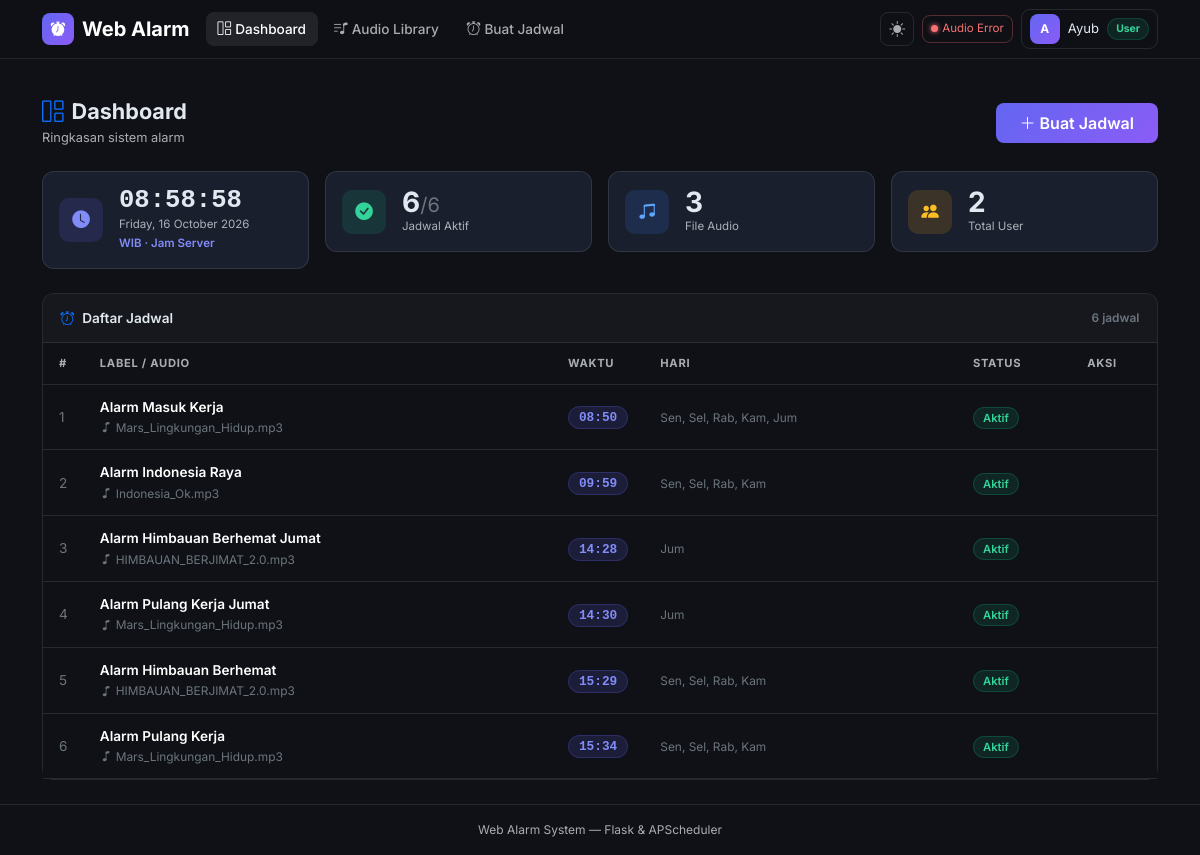
/ (signed in), run on the app's committed database.
### models.py (models this page shows, shortened)
class User(UserMixin, db.Model):
    __tablename__ = 'users'
    id = db.Column(db.Integer, primary_key=True)
    name = db.Column(db.String(120), nullable=False)
    email = db.Column(db.String(120), unique=True, nullable=False)
    password_hash = db.Column(db.String(256), nullable=False)
    role = db.Column(db.String(20), default='user', nullable=False)
    is_active = db.Column(db.Boolean, default=True, nullable=False)
    created_at = db.Column(db.DateTime, default=datetime.utcnow, nullable=False)
    audios = db.relationship('Audio', backref='uploader', lazy=True)

class Schedule(db.Model):
    __tablename__ = 'schedules'
    id = db.Column(db.Integer, primary_key=True)
    label = db.Column(db.String(120), nullable=True)
    audio_id = db.Column(db.Integer, db.ForeignKey('audios.id'), nullable=False)
    time_hour = db.Column(db.Integer, nullable=False)
    time_minute = db.Column(db.Integer, nullable=False)
    days_of_week = db.Column(db.String(20), nullable=False)
    is_active = db.Column(db.Boolean, default=True, nullable=False)
    created_by = db.Column(db.Integer, db.ForeignKey('users.id'), nullable=True)
    created_at = db.Column(db.DateTime, default=datetime.utcnow, nullable=False)
    creator = db.relationship('User', foreign_keys=[created_by], backref='schedules')
    def days_list(self):
        return [int(d) for d in self.days_of_week.split(',') if d.strip()]
    def days_display(self):
        day_names = ['Sen', 'Sel', 'Rab', 'Kam', 'Jum', 'Sab', 'Min']
        return ', '.join(day_names[d] for d in self.days_list())
    def time_display(self):
        return f'{self.time_hour:02d}:{self.time_minute:02d}'

class Audio(db.Model):
    __tablename__ = 'audios'
    id = db.Column(db.Integer, primary_key=True)
    filename = db.Column(db.String(256), nullable=False)
    original_name = db.Column(db.String(256), nullable=False)
    filepath = db.Column(db.String(512), nullable=False)
    uploaded_by = db.Column(db.Integer, db.ForeignKey('users.id'), nullable=False)
    uploaded_at = db.Column(db.DateTime, default=datetime.utcnow, nullable=False)
    schedules = db.relationship('Schedule', backref='audio', lazy=True)

### app.py (the view)
@app.route('/')
@login_required
def index():
    schedules = Schedule.query.order_by(Schedule.time_hour, Schedule.time_minute).all()
    total = Schedule.query.count()
    active = Schedule.query.filter_by(is_active=True).count()
    audio_count = Audio.query.count()
    user_count = User.query.count()
    return render_template('index.html', schedules=schedules,
                           total=total, active_count=active,
                           audio_count=audio_count, user_count=user_count)

### app.py (called while the page is built)
@login_manager.user_loader
def load_user(user_id):
    return db.session.get(User, int(user_id))

def is_admin():
    return current_user.is_authenticated and current_user.role == 'admin'

### templates/index.html (shortened to what this page needs)
{% extends "base.html" %}
{% block content %}
<div class="d-flex align-items-center justify-content-between flex-wrap gap-2 mb-4">
  <div>
    <h1 class="pg-title"><i class="bi bi-grid-1x2 me-2 text-primary"></i>Dashboard</h1>
    <p class="pg-sub mb-0">Ringkasan sistem alarm</p>
  </div>
  <a href="{{ url_for('new_schedule') }}" class="btn btn-grad px-4 py-2">
    <i class="bi bi-plus-lg me-1"></i>Buat Jadwal
  </a>
</div>
<div class="row g-3 mb-4">
  <div class="col-12 col-sm-6 col-xl-3">
    <div class="stat-card p-3">
      <div class="d-flex align-items-center gap-3">
        <div class="stat-icon si-indigo"><i class="bi bi-clock-fill"></i></div>
        <div>
          <div id="clockTime"
               class="fw-bold"
               style="font-size:1.6rem;font-family:monospace;line-height:1">
          </div>
          <div id="clockDate" class="stat-lbl">Memuat…</div>
          <div class="stat-lbl" style="color:#818cf8;font-weight:600">WIB · Jam Server</div>
        </div>
      </div>
    </div>
  </div>
  <div class="col-6 col-sm-3 col-xl-3">
    <div class="stat-card p-3">
      <div class="d-flex align-items-center gap-3">
        <div class="stat-icon si-green"><i class="bi bi-check-circle-fill"></i></div>
        <div>
          <div class="stat-val">
            {{ active_count }}<span class="fs-5 fw-normal text-secondary">/{{ total }}</span>
          </div>
          <div class="stat-lbl">Jadwal Aktif</div>
        </div>
      </div>
    </div>
  </div>
  <div class="col-6 col-sm-3 col-xl-3">
    <div class="stat-card p-3">
      <div class="d-flex align-items-center gap-3">
        <div class="stat-icon si-blue"><i class="bi bi-music-note-beamed"></i></div>
        <div>
          <div class="stat-val">{{ audio_count }}</div>
          <div class="stat-lbl">File Audio</div>
        </div>
      </div>
    </div>
  </div>
  <div class="col-6 col-sm-3 col-xl-3">
    <div class="stat-card p-3">
      <div class="d-flex align-items-center gap-3">
        <div class="stat-icon si-yellow"><i class="bi bi-people-fill"></i></div>
        <div>
          <div class="stat-val">{{ user_count }}</div>
          <div class="stat-lbl">Total User</div>
        </div>
      </div>
    </div>
  </div>
</div>
<div class="card">
  <div class="card-header d-flex align-items-center justify-content-between">
    <span><i class="bi bi-alarm me-2 text-primary"></i>Daftar Jadwal</span>
    <small class="text-secondary">{{ total }} jadwal</small>
  </div>
  {% if schedules %}
  <div class="tbl-responsive">
    <table class="table table-hover mb-0">
      <thead>
        <tr>
          <th style="width:40px">#</th>
          <th>Label / Audio</th>
          <th style="width:90px">Waktu</th>
          <th class="d-none d-md-table-cell">Hari</th>
          <th style="width:90px">Status</th>
          <th class="text-center" style="width:110px">Aksi</th>
        </tr>
      </thead>
      <tbody>
        {% for s in schedules %}
        <tr>
          <td class="text-secondary">{{ loop.index }}</td>
          <td>
            <div class="fw-semibold">{{ s.label or s.audio.original_name }}</div>
            {% if s.label %}
            <small class="text-secondary">
              <i class="bi bi-music-note me-1"></i>{{ s.audio.original_name }}
            </small>
            {% endif %}
          </td>
          <td><span class="badge-time">{{ s.time_display() }}</span></td>
          <td class="d-none d-md-table-cell">
            <small class="text-secondary">{{ s.days_display() }}</small>
          </td>
          <td>
            {% if s.is_active %}
              <span class="badge-on">Aktif</span>
            {% else %}
              <span class="badge-off">Nonaktif</span>
            {% endif %}
          </td>
          <td>
          </td>
        </tr>
        {% endfor %}
      </tbody>
    </table>
  </div>
  {% endif %}
</div>
{% endblock %}

### templates/base.html (shortened to what this page needs)
<!DOCTYPE html>
<html lang="id" data-bs-theme="dark">
<head>
  <link href="https://cdn.jsdelivr.net/npm/bootstrap@5.3.3/dist/css/bootstrap.min.css"
        rel="stylesheet"/>
  <link href="https://cdn.jsdelivr.net/npm/bootstrap-icons@1.11.3/font/bootstrap-icons.min.css"
        rel="stylesheet"/>
</head>
<body>
<nav class="navbar navbar-expand-lg sticky-top navbar-main">
  <div class="container-xl">
    <a class="navbar-brand d-flex align-items-center gap-2 fw-bold" href="{{ url_for('index') }}">
      <span class="navbar-brand-icon"><i class="bi bi-alarm-fill"></i></span>
      Web Alarm
    </a>
    <div class="collapse navbar-collapse" id="mainNav">
      <ul class="navbar-nav me-auto gap-1 mt-2 mt-lg-0">
        {% if current_user.is_authenticated %}
          <li class="nav-item">
            <a class="nav-link {% if request.endpoint == 'index' %}active{% endif %}"
               href="{{ url_for('index') }}">
              <i class="bi bi-grid-1x2 me-1"></i>Dashboard
            </a>
          </li>
          <li class="nav-item">
            <a class="nav-link {% if request.endpoint == 'audios' %}active{% endif %}"
               href="{{ url_for('audios') }}">
              <i class="bi bi-music-note-list me-1"></i>Audio Library
            </a>
          </li>
          <li class="nav-item">
            <a class="nav-link {% if request.endpoint in ['new_schedule','edit_schedule'] %}active{% endif %}"
               href="{{ url_for('new_schedule') }}">
              <i class="bi bi-alarm me-1"></i>Buat Jadwal
            </a>
          </li>
        {% endif %}
      </ul>
      <div class="d-flex align-items-center gap-2 mt-2 mt-lg-0">
        <button id="themeToggle" type="button" title="Toggle tema"
                onclick="toggleTheme()" class="d-none d-lg-flex">
          <i class="bi bi-sun-fill" id="themeIcon"></i>
        </button>
        {% if current_user.is_authenticated %}
        <div id="audioHealthBadge"
             class="d-none d-lg-flex align-items-center gap-1 px-2 py-1"
             style="border-radius:8px;border:1px solid var(--bs-border-color);
                    font-size:.72rem;cursor:pointer;transition:all .2s"
             onclick="triggerAudioRepair(this)"
             title="Status koneksi audio hardware">
          <span id="audioHealthDot"
                style="width:7px;height:7px;border-radius:50%;
                       background:#6c757d;display:inline-block;
                       transition:background .3s"></span>
          <span id="audioHealthText" style="color:var(--bs-secondary-color)">Audio…</span>
        </div>
        {% endif %}
        {% if current_user.is_authenticated %}
          <div class="dropdown">
            <button class="btn btn-sm d-flex align-items-center gap-2 px-2 py-1"
                    style="border:1px solid var(--bs-border-color);border-radius:9px;
                           background:transparent;color:var(--bs-body-color)"
                    data-bs-toggle="dropdown" aria-expanded="false">
              <span class="user-av">{{ current_user.name[0]|upper }}</span>
              <span class="d-none d-sm-inline fw-500" style="font-size:.82rem">
                {{ current_user.name.split()[0] }}
              </span>
              <span class="{% if is_admin() %}badge-admin{% else %}badge-user{% endif %}">
                {{ 'Admin' if is_admin() else 'User' }}
              </span>
            </button>
          </div>
        {% else %}
          <a href="{{ url_for('login') }}" class="btn btn-sm btn-outline-secondary px-3">Login</a>
          <a href="{{ url_for('register') }}" class="btn btn-sm btn-grad px-3">Daftar</a>
        {% endif %}
      </div>
    </div>
  </div>
</nav>
<div class="container-xl pt-3">
</div>
<main class="container-xl py-4">
  {% block content %}{% endblock %}
</main>
<footer class="border-top py-3">
  <div class="container-xl text-center" style="font-size:.75rem;color:var(--bs-secondary-color)">
    Web Alarm System &mdash; Flask &amp; APScheduler
  </div>
</footer>
</body>
</html>

### templates/base.html (style rules this page uses)
body { font-family: 'Inter', system-ui, sans-serif; min-height: 100vh; display: flex; flex-direction: column; }
main { flex: 1; }
[data-bs-theme="dark"] { --bs-body-bg: #0f1117; --bs-body-color: #e2e8f0; --bs-border-color: rgba(255,255,255,.1); --bs-card-bg: #1a1f2e; --bs-secondary-bg: #141824; --bs-tertiary-bg: #1e2433; }
:root { --accent: #6366f1; --accent2: #8b5cf6; --accent-rgb: 99,102,241; }
[data-bs-theme="dark"] .navbar-main { background: rgba(15,17,23,.97) !important; border-bottom: 1px solid rgba(255,255,255,.08); backdrop-filter: blur(12px); }
.navbar-brand-icon { width: 32px; height: 32px; border-radius: 8px; background: linear-gradient(135deg, var(--accent), var(--accent2)); display: inline-flex; align-items: center; justify-content: center; font-size: .9rem; color: #fff; flex-shrink: 0; }
.nav-link { font-size: .85rem; font-weight: 500; border-radius: 8px !important; padding: .4rem .75rem !important; transition: background .15s; }
[data-bs-theme="dark"] .nav-link:hover, [data-bs-theme="dark"] .nav-link.active { background: rgba(255,255,255,.08) !important; color: #fff !important; }
.card { border-radius: 12px; border-color: var(--bs-border-color); }
.card-header { font-weight: 600; font-size: .85rem; border-bottom-color: var(--bs-border-color); padding: .85rem 1.1rem; border-radius: 12px 12px 0 0 !important; }
[data-bs-theme="dark"] .card-header { background: rgba(255,255,255,.03); }
.stat-card { border-radius: 12px; border: 1px solid var(--bs-border-color); background: var(--bs-card-bg); transition: transform .2s, border-color .2s, box-shadow .2s; }
.stat-icon { width: 44px; height: 44px; border-radius: 10px; flex-shrink: 0; display: flex; align-items: center; justify-content: center; font-size: 1.1rem; }
.si-indigo { background: rgba(99,102,241,.15); color: #818cf8; }
.si-green { background: rgba(16,185,129,.15); color: #34d399; }
.si-blue { background: rgba(59,130,246,.15); color: #60a5fa; }
.si-yellow { background: rgba(245,158,11,.15); color: #fbbf24; }
.stat-val { font-size: 1.75rem; font-weight: 700; line-height: 1; }
.stat-lbl { font-size: .72rem; color: var(--bs-secondary-color); margin-top: 2px; }
.btn-grad { background: linear-gradient(135deg, var(--accent), var(--accent2)); border: none; color: #fff; font-weight: 600; border-radius: 8px; transition: opacity .15s, transform .1s; }
.badge-time { background: rgba(var(--accent-rgb),.15); color: #818cf8; border: 1px solid rgba(var(--accent-rgb),.25); padding: 3px 10px; border-radius: 20px; font-size: .8rem; font-weight: 700; font-family: monospace; }
.badge-on { background: rgba(16,185,129,.12); color: #34d399; border: 1px solid rgba(16,185,129,.25); padding: 3px 9px; border-radius: 20px; font-size: .7rem; font-weight: 600; }
.badge-user { background: rgba(16,185,129,.12); color: #34d399; border: 1px solid rgba(16,185,129,.2); padding: 2px 8px; border-radius: 20px; font-size: .65rem; font-weight: 700; }
.table { font-size: .85rem; }
.table thead th { font-size: .7rem; font-weight: 700; text-transform: uppercase; letter-spacing: .7px; color: var(--bs-secondary-color); border-bottom-width: 1px; padding: .75rem 1rem; white-space: nowrap; }
.table tbody td { padding: .75rem 1rem; vertical-align: middle; }
#themeToggle { width: 34px; height: 34px; border-radius: 8px; border: 1px solid var(--bs-border-color); background: transparent; display: flex; align-items: center; justify-content: center; cursor: pointer; transition: all .15s; font-size: 1rem; color: var(--bs-secondary-color); }
.user-av { width: 30px; height: 30px; border-radius: 8px; background: linear-gradient(135deg, var(--accent), var(--accent2)); display: inline-flex; align-items: center; justify-content: center; font-size: .75rem; font-weight: 700; color: #fff; flex-shrink: 0; }
.pg-title { font-size: 1.35rem; font-weight: 700; margin: 0; }
.pg-sub { font-size: .8rem; color: var(--bs-secondary-color); margin-top: 3px; }
.tbl-responsive { overflow-x: auto; -webkit-overflow-scrolling: touch; }

### data on the page
User: name "A", name "Ayub", is_active+role "User"
Schedule: label "Alarm Masuk Kerja", audio.original_name "Mars_Lingkungan_Hidup.mp3", time_display "08:50", days_display "Sen, Sel, Rab, Kam, Jum", is_active "Aktif"
Schedule: label "Alarm Indonesia Raya", audio.original_name "Indonesia_Ok.mp3", time_display "09:59", days_display "Sen, Sel, Rab, Kam", is_active "Aktif"
Schedule: label "Alarm Himbauan Berhemat Jumat", audio.original_name "HIMBAUAN_BERJIMAT_2.0.mp3", time_display "14:28", days_display "Jum", is_active "Aktif"
Schedule: label "Alarm Pulang Kerja Jumat", audio.original_name "Mars_Lingkungan_Hidup.mp3", time_display "14:30", days_display "Jum", is_active "Aktif"
Schedule: label "Alarm Himbauan Berhemat", audio.original_name "HIMBAUAN_BERJIMAT_2.0.mp3", time_display "15:29", days_display "Sen, Sel, Rab, Kam", is_active "Aktif"
Schedule: label "Alarm Pulang Kerja", audio.original_name "Mars_Lingkungan_Hidup.mp3", time_display "15:34", days_display "Sen, Sel, Rab, Kam", is_active "Aktif"

### other printed values
{{ active_count }} "6"
{{ total }} "6"
{{ audio_count }} "3"
{{ user_count }} "2"
